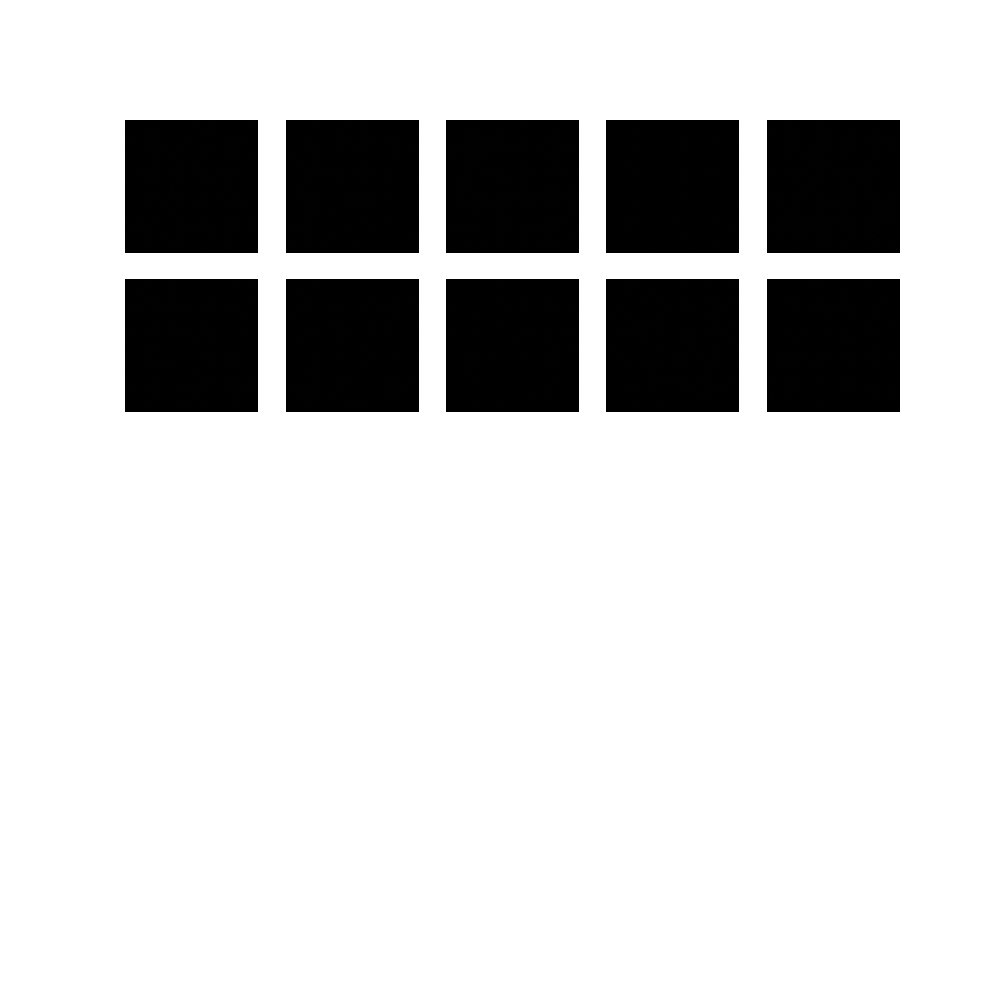

Here is the Python script that generated this plot:
import tensorflow as tf
from keras.layers import Input, Dense, Reshape, Flatten, Conv2DTranspose, Conv2D, LeakyReLU, Dropout
from keras.models import Model
import matplotlib.pyplot as plt


def load_dataset(directory, image_size=(64, 64)):
    return tf.keras.preprocessing.image_dataset_from_directory(
        directory,
        label_mode=None,
        color_mode='rgb',  
        batch_size=32,  
        image_size=image_size  
    ) / 255.0  

def build_generator(latent_dim, output_shape=(64, 64, 3)):
   
    input_layer = Input(shape=(latent_dim,))
    x = Dense(128 * 16 * 16)(input_layer)
    x = LeakyReLU(alpha=0.2)(x)
    x = Reshape((16, 16, 128))(x)
    
  
    x = Conv2DTranspose(128, (4, 4), strides=(2, 2), padding='same')(x)
    x = LeakyReLU(alpha=0.2)(x)
    x = Conv2DTranspose(64, (4, 4), strides=(2, 2), padding='same')(x)
    x = LeakyReLU(alpha=0.2)(x)
    x = Conv2DTranspose(3, (4, 4), strides=(2, 2), padding='same')(x)
    output_layer = tf.keras.layers.Activation('tanh')(x)
    
    return Model(inputs=input_layer, outputs=output_layer)

def build_discriminator(input_shape=(64, 64, 3)):
    input_layer = Input(shape=input_shape)
    
    x = Conv2D(64, (3, 3), strides=(2, 2), padding='same')(input_layer)
    x = LeakyReLU(alpha=0.2)(x)
    x = Dropout(0.4)(x)
    x = Conv2D(128, (3, 3), strides=(2, 2), padding='same')(x)
    x = LeakyReLU(alpha=0.2)(x)
    x = Dropout(0.4)(x)
    x = Flatten()(x)
    x = Dense(1, activation='sigmoid')(x)
    
    return Model(inputs=input_layer, outputs=x)

def train_model(generator, discriminator, dataset, latent_dim, epochs=100):
    dataset = dataset.shuffle(10000).batch(32)

    discriminator_loss = tf.keras.losses.BinaryCrossentropy(from_logits=True)
    discriminator_optimizer = tf.keras.optimizers.Adam(1e-4)
    generator_loss = tf.keras.losses.BinaryCrossentropy(from_logits=True)
    generator_optimizer = tf.keras.optimizers.Adam(1e-4)
    

    for epoch in range(epochs):
        for real_images in dataset:
            
            discriminator_loss_value = train_step(discriminator, generator, real_images, discriminator_loss, discriminator_optimizer)
            
            generator_loss_value = train_step(generator, discriminator, real_images, generator_loss, generator_optimizer)
        
        print(f"Epoch {epoch+1}/{epochs}, Discriminator Loss: {discriminator_loss_value}, Generator Loss: {generator_loss_value}")

def train_step(model, other_model, real_images, loss_function, optimizer):
    noise = tf.random.normal([real_images.shape[0], latent_dim])
    with tf.GradientTape() as tape:
        generated_images = model(noise, training=True)
        real_output = other_model(real_images, training=True)
        fake_output = other_model(generated_images, training=True)
        loss = loss_function(real_output, tf.ones_like(real_output)) + loss_function(fake_output, tf.zeros_like(fake_output))
    gradients = tape.gradient(loss, model.trainable_variables)
    optimizer.apply_gradients(zip(gradients, model.trainable_variables))
    return loss

def generate_images(generator, latent_dim, num_images=10):
    noise = tf.random.normal([num_images, latent_dim])
    generated_images = generator(noise, training=False)
    return generated_images

latent_dim = 100

generator = build_generator(latent_dim)
discriminator = build_discriminator()
generated_images = generate_images(generator, latent_dim=100)


plt.figure(figsize=(10, 10))
for i in range(generated_images.shape[0]):
    plt.subplot(5, 5, i+1)
    plt.imshow(generated_images[i])
    plt.axis('off')
plt.savefig('ProGan.png')
